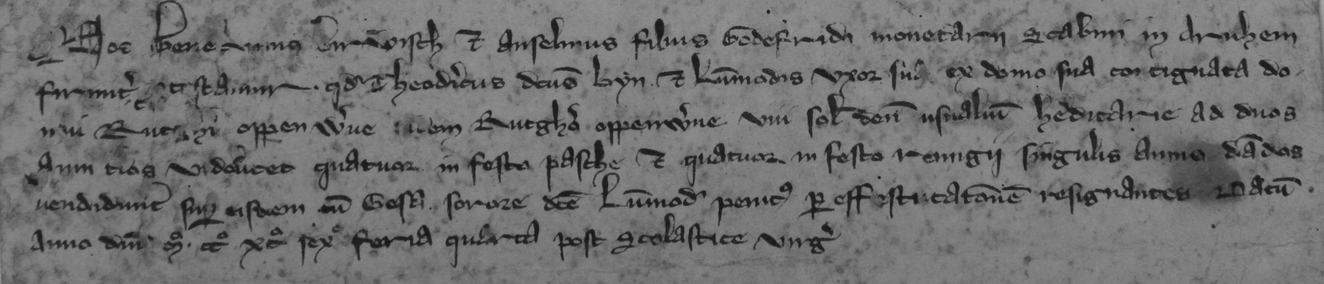
#> input picture dev_images/ali_lmalki.ppm, 1324 x 284 px
$ jupyter execute --allow-errors capstone.ipynb
#> lines starting #> are read from the running program, lines starting #| are printed output that depends on the picture; after the words box and inside, x2 and y2 are one past the last pixel; in counts of white or black regions, pixels touching at a corner belong together
[cell 1]
import matplotlib
import matplotlib.pyplot as plt
from skimage import io, color
from skimage.filters import (threshold_otsu, threshold_niblack, threshold_sauvola)

matplotlib.rcParams['font.size'] = 9

# Load the image
image = io.imread('dev_images/ali_lmalki.ppm')
#> image is the input picture: shape (284, 1324); min 21, max 163, mean 111.5
# image = color.rgb2gray(image)

# Apply global thresholding
binary_global = image > threshold_otsu(image)
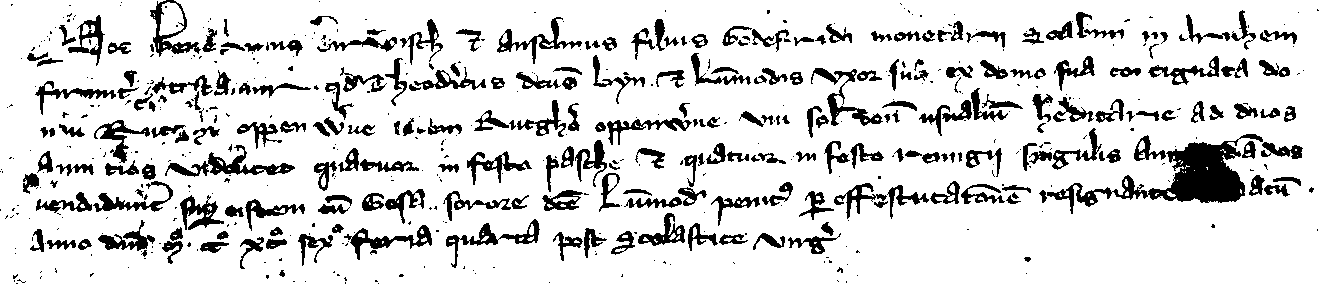
#> binary_global: shape (284, 1324) bool; 85.1% white; 602 black regions (349 under 20 px), largest, box (x1, y1, x2, y2) and area: (1047, 134, 1263, 214) 4756, (165, 145, 295, 177) 1157, (811, 68, 883, 126) 926

# Apply Niblack thresholding
window_size = 25
k = 0.8
thresh_niblack = threshold_niblack(image, window_size=window_size, k=k)
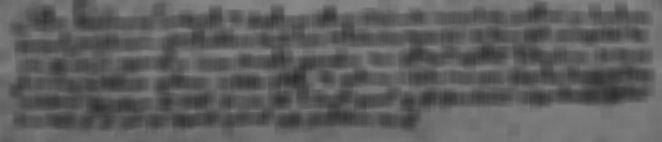
#> thresh_niblack: shape (284, 1324) float64 (shown at 1/2 size); min 40.9, max 138.2, mean 94.6
binary_niblack = image > thresh_niblack
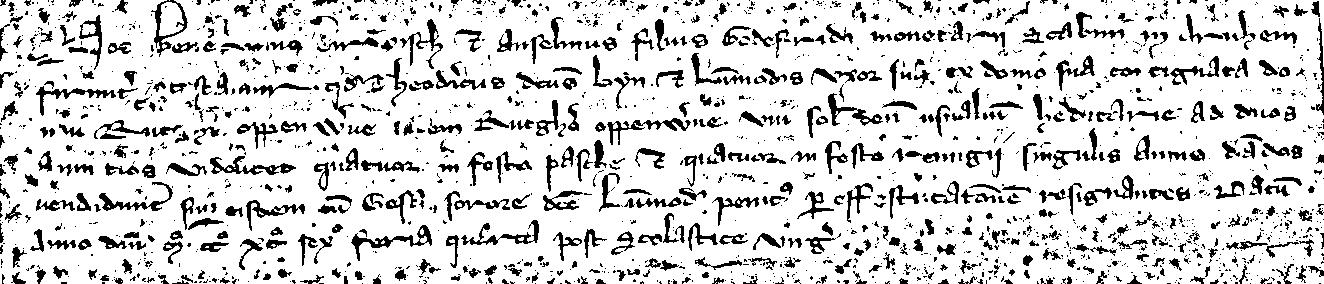
#> binary_niblack: shape (284, 1324) bool; 83.6% white; 1890 black regions (1274 under 20 px), largest, box (x1, y1, x2, y2) and area: (351, 225, 432, 261) 595, (210, 156, 296, 175) 577, (607, 118, 691, 145) 537

# Apply Sauvola thresholding
window_size = 25
thresh_sauvola = threshold_sauvola(image, window_size=window_size)
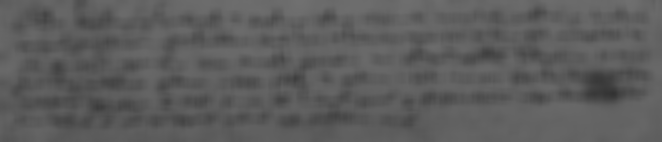
#> thresh_sauvola: shape (284, 1324) float64 (shown at 1/2 size); min 50.73, max 112.6, mean 92.8
binary_sauvola = image > thresh_sauvola
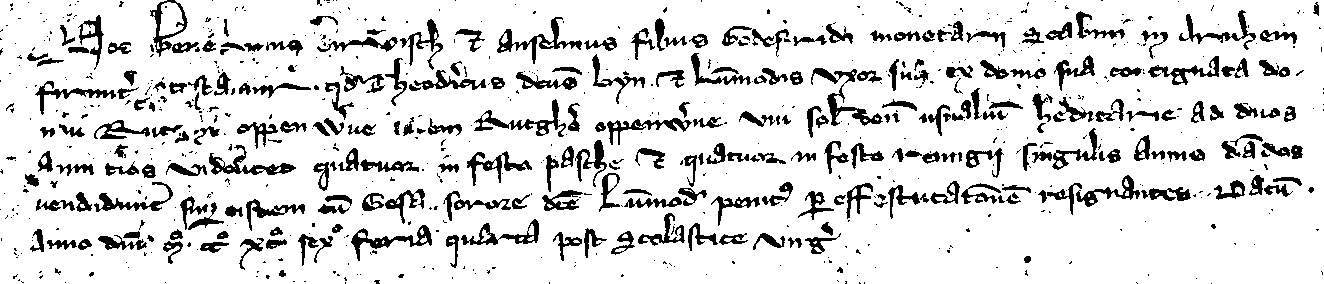
#> binary_sauvola: shape (284, 1324) bool; 86.2% white; 805 black regions (529 under 20 px), largest, box (x1, y1, x2, y2) and area: (811, 68, 883, 126) 902, (497, 17, 582, 64) 792, (474, 99, 566, 137) 758

# Display the results
plt.figure(figsize=(20, 8))
plt.subplot(2, 2, 1)
plt.imshow(image, cmap=plt.cm.gray)
plt.title('Original')
plt.axis('off')

plt.subplot(2, 2, 2)
plt.title('Global Threshold')
plt.imshow(binary_global, cmap=plt.cm.gray)
plt.axis('off')

plt.subplot(2, 2, 3)
plt.imshow(binary_niblack, cmap=plt.cm.gray)
plt.title('Niblack Threshold')
plt.axis('off')

plt.subplot(2, 2, 4)
plt.imshow(binary_sauvola, cmap=plt.cm.gray)
plt.title('Sauvola Threshold')
plt.axis('off')

plt.show()

[cell 2]
closed = binary_sauvola

# Skeletonization

[cell 3]
from skimage.util import invert
from skimage.morphology import skeletonize

inverted_image = invert(closed)
skeleton = skeletonize(inverted_image)
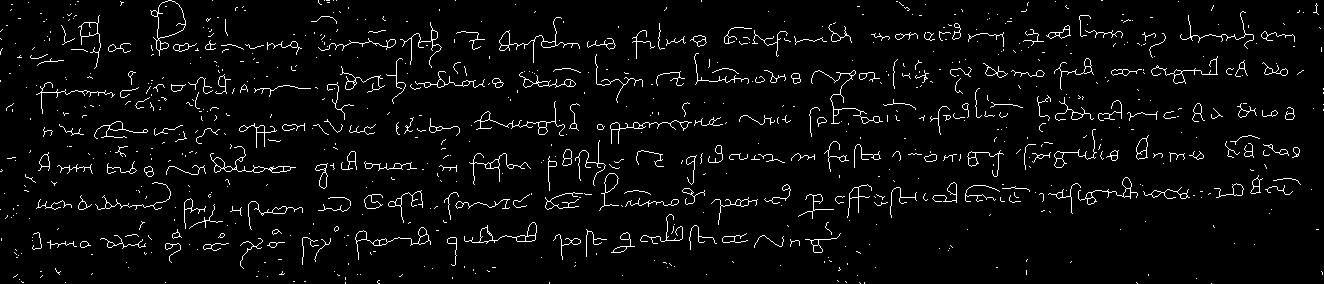
#> skeleton: shape (284, 1324) bool; 4% white in thin lines or dots
# write the skeleton image to disk
io.imsave('skeleton.png', invert(skeleton))

#skeleton = invert(skeleton)
fig, ax = plt.subplots(figsize=(20, 10))
ax.imshow(invert(skeleton), cmap='gray')
plt.show()
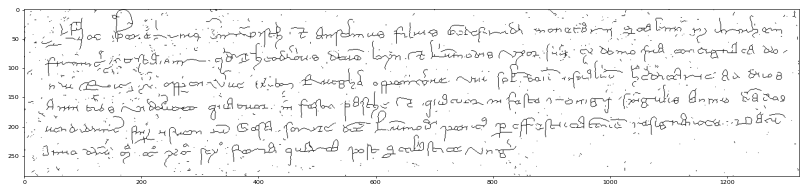
#> figure drawn by matplotlib, 1 panel

# Getting forkpoints

[cell 4]
import numpy as np
import scipy.ndimage as ndi
selems = list()
selems.append(np.array([[0, 1, 0], [1, 1, 1], [0, 0, 0]]))
selems.append(np.array([[1, 0, 1], [0, 1, 0], [1, 0, 0]]))
selems.append(np.array([[1, 0, 1], [0, 1, 0], [0, 1, 0]]))
selems.append(np.array([[0, 1, 0], [1, 1, 0], [0, 0, 1]]))
selems.append(np.array([[0, 0, 1], [1, 1, 1], [0, 1, 0]]))
selems = [np.rot90(selems[i], k=j) for i in range(5) for j in range(4)]

selems.append(np.array([[0, 1, 0], [1, 1, 1], [0, 1, 0]]))
selems.append(np.array([[1, 0, 1], [0, 1, 0], [1, 0, 1]]))

forkpoints = np.zeros_like(skeleton, dtype=bool)
for selem in selems:
    forkpoints |= ndi.binary_hit_or_miss(skeleton, selem)
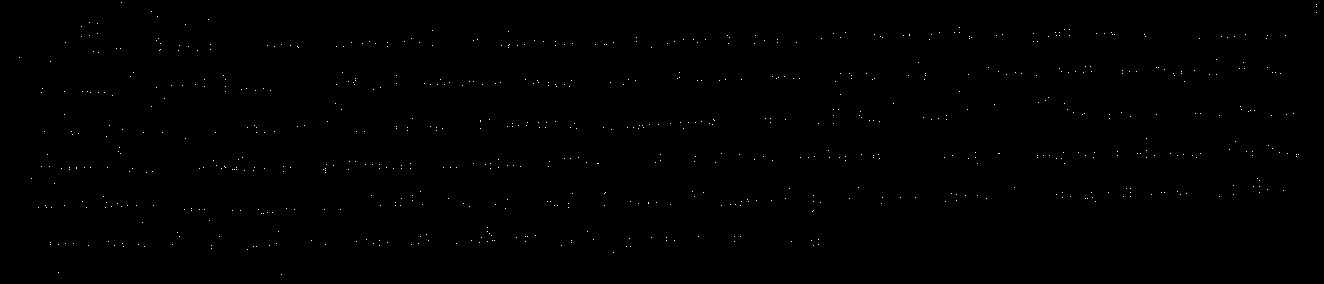
#> forkpoints: shape (284, 1324) bool; 0.2% white in thin lines or dots
# display the skeleton and the forkpoints on top of it in some very bright color
fig, ax = plt.subplots(figsize=(20, 20))

ax.imshow(invert(skeleton), cmap='gray')
ax.imshow(forkpoints, cmap='hot', alpha=0.5)
plt.show()
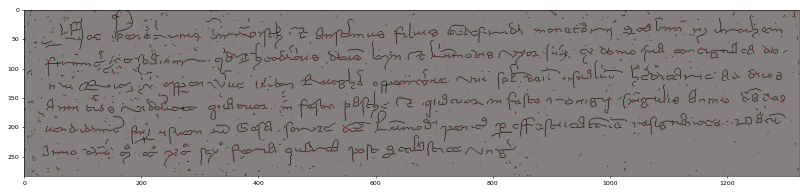
#> figure drawn by matplotlib, 1 panel

# Getting endpoints

[cell 5]
selems = list()
selems.append(np.array([[0, 1, 0], [0, 1, 0], [0, 0, 0]]))
selems.append(np.array([[1, 0, 0], [0, 1, 0], [0, 0, 0]]))
selems = [np.rot90(selems[i], k=j) for i in range(2) for j in range(4)]
endpoints = np.zeros_like(skeleton, dtype=bool)
for selem in selems:
    endpoints |= ndi.binary_hit_or_miss(skeleton, selem)
#> this loop made 8 passes
#> pass 3, `endpoints |= ndi.binary_hit_or_miss(skeleton, selem)`:
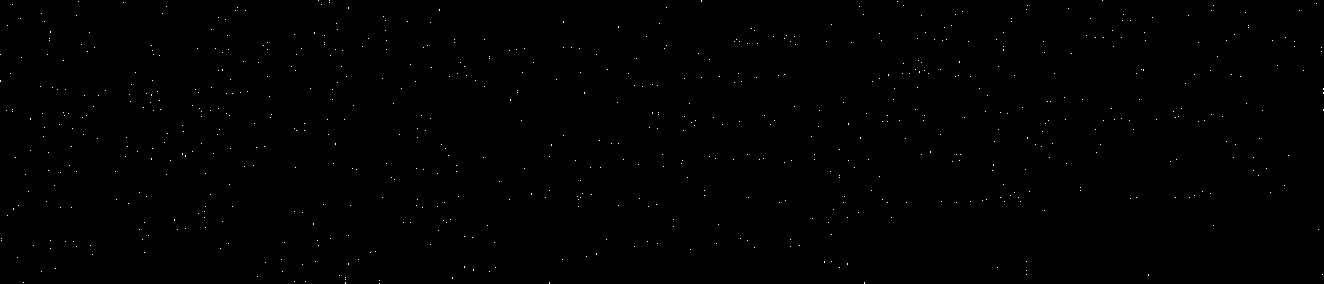
#> endpoints: shape (284, 1324) bool; 0.2% white in thin lines or dots

# display the skeleton and the endpoints on top of it in some very bright color
fig, ax = plt.subplots(figsize=(20, 20))

ax.imshow(invert(skeleton), cmap='gray')
ax.imshow(endpoints, cmap='hot', alpha=0.5)
plt.show()
#> (the rest of the program and of its run is left out)
